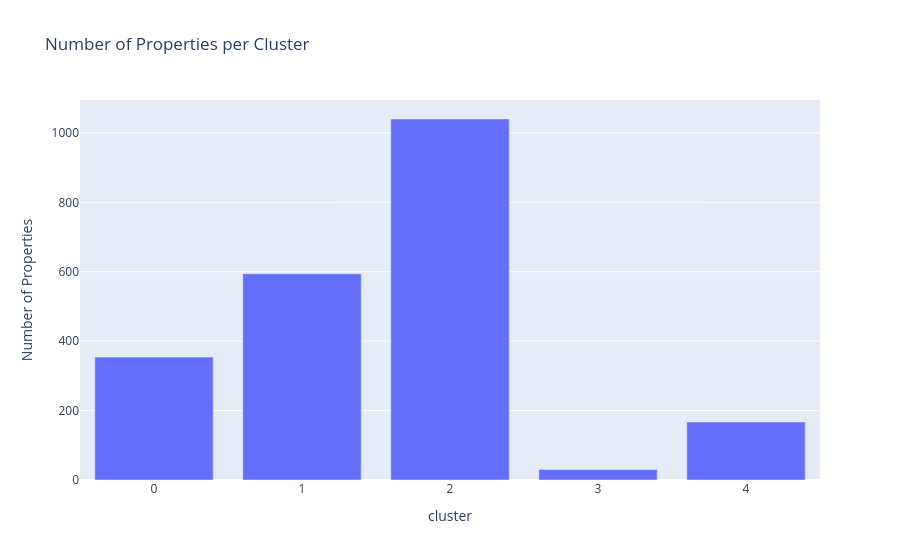

Notebook source saved alongside this figure:
### Code cell
print("--- Cluster Size Distribution ---")
cluster_counts = df_clustered['cluster'].value_counts().sort_index()
print(cluster_counts)

# Visualize the distribution
fig = px.bar(
    cluster_counts, 
    x=cluster_counts.index, 
    y=cluster_counts.values,
    title="Number of Properties per Cluster",
    labels={'x': 'Cluster ID', 'y': 'Number of Properties'}
)
fig.show()

### Figure 1 — Plotly figure (JSON) as saved in the notebook; plotly's stock layout.template omitted (floating-point values rounded to 4 significant figures)
{"data": [{"hovertemplate": "cluster=%{x}<br>Number of Properties=%{y}<extra></extra>", "legendgroup": "", "marker": {"color": "#636efa", "pattern": {"shape": ""}}, "name": "", "orientation": "v", "showlegend": false, "textposition": "auto", "type": "bar", "x": [0, 1, 2, 3, 4], "xaxis": "x", "y": [354, 594, 1040, 30, 167], "yaxis": "y"}], "layout": {"barmode": "relative", "legend": {"tracegroupgap": 0}, "title": {"text": "Number of Properties per Cluster"}, "xaxis": {"anchor": "y", "domain": [0, 1], "title": {"text": "cluster"}}, "yaxis": {"anchor": "x", "domain": [0, 1], "title": {"text": "Number of Properties"}}}}
